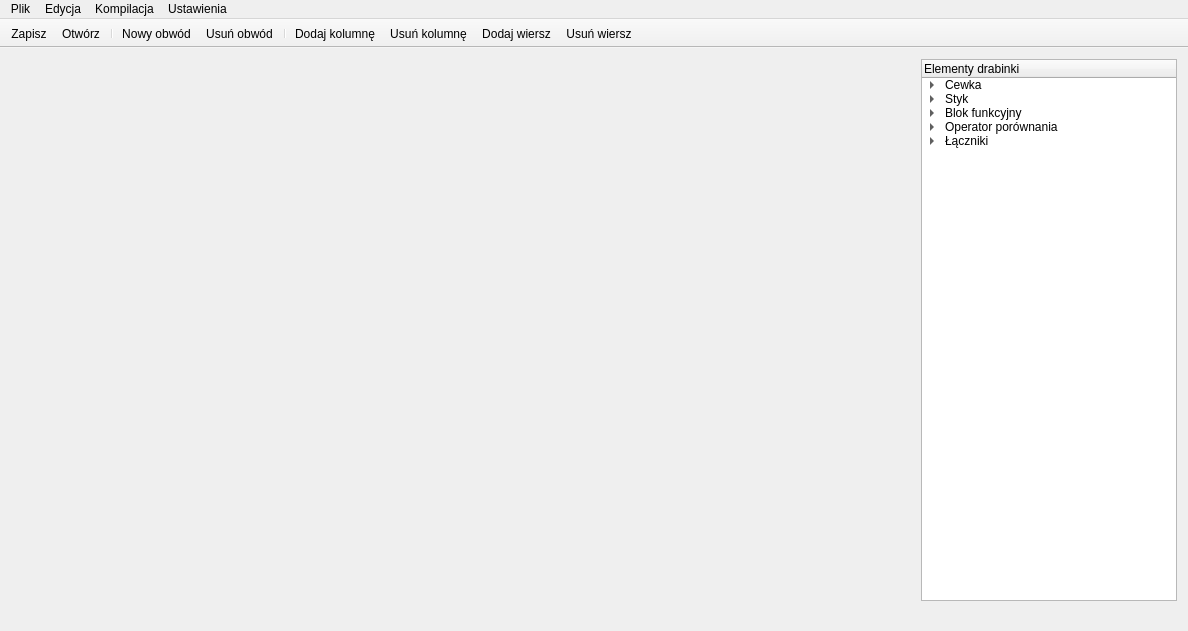
<?xml version="1.0" encoding="UTF-8"?>
<ui version="4.0">
 <class>PLCino</class>
 <widget class="QMainWindow" name="PLCino">
  <property name="windowModality">
   <enum>Qt::WindowModal</enum>
  </property>
  <property name="geometry">
   <rect>
    <x>0</x>
    <y>0</y>
    <width>1188</width>
    <height>631</height>
   </rect>
  </property>
  <property name="windowTitle">
   <string>PLCino</string>
  </property>
  <widget class="QWidget" name="centralWidget">
   <layout class="QGridLayout" name="gridLayout">
    <item row="0" column="1">
     <layout class="QHBoxLayout" name="horizontalLayout" stretch="9,0">
      <property name="spacing">
       <number>6</number>
      </property>
      <item>
       <widget class="QScrollArea" name="scrollArea">
        <property name="frameShape">
         <enum>QFrame::NoFrame</enum>
        </property>
        <property name="verticalScrollBarPolicy">
         <enum>Qt::ScrollBarAsNeeded</enum>
        </property>
        <property name="horizontalScrollBarPolicy">
         <enum>Qt::ScrollBarAlwaysOff</enum>
        </property>
        <property name="sizeAdjustPolicy">
         <enum>QAbstractScrollArea::AdjustToContents</enum>
        </property>
        <property name="widgetResizable">
         <bool>true</bool>
        </property>
        <property name="alignment">
         <set>Qt::AlignHCenter|Qt::AlignTop</set>
        </property>
        <widget class="QWidget" name="scrollAreaWidgetContents">
         <property name="geometry">
          <rect>
           <x>0</x>
           <y>0</y>
           <width>906</width>
           <height>536</height>
          </rect>
         </property>
         <layout class="QGridLayout" name="gridLayout_2">
          <property name="sizeConstraint">
           <enum>QLayout::SetMaximumSize</enum>
          </property>
          <item row="0" column="0">
           <layout class="QVBoxLayout" name="verticalLayout">
            <property name="sizeConstraint">
             <enum>QLayout::SetDefaultConstraint</enum>
            </property>
           </layout>
          </item>
         </layout>
        </widget>
       </widget>
      </item>
      <item>
       <widget class="QTreeWidget" name="treeWidget">
        <property name="dragEnabled">
         <bool>true</bool>
        </property>
        <property name="animated">
         <bool>true</bool>
        </property>
        <column>
         <property name="text">
          <string>Elementy drabinki</string>
         </property>
        </column>
        <item>
         <property name="text">
          <string>Cewka</string>
         </property>
         <property name="flags">
          <set>ItemIsSelectable|ItemIsUserCheckable|ItemIsEnabled</set>
         </property>
         <item>
          <property name="text">
           <string>Zwykła -( )-</string>
          </property>
         </item>
         <item>
          <property name="text">
           <string>Zanegowana -(/)-</string>
          </property>
         </item>
        </item>
        <item>
         <property name="text">
          <string>Styk</string>
         </property>
         <property name="flags">
          <set>ItemIsSelectable|ItemIsUserCheckable|ItemIsEnabled</set>
         </property>
         <item>
          <property name="text">
           <string>Zwykły -| |-</string>
          </property>
         </item>
         <item>
          <property name="text">
           <string>Zanegowany -|/|-</string>
          </property>
         </item>
        </item>
        <item>
         <property name="text">
          <string>Blok funkcyjny</string>
         </property>
         <property name="flags">
          <set>ItemIsSelectable|ItemIsUserCheckable|ItemIsEnabled</set>
         </property>
         <item>
          <property name="text">
           <string>Licznik CTU</string>
          </property>
         </item>
         <item>
          <property name="text">
           <string>Timer TON</string>
          </property>
         </item>
        </item>
        <item>
         <property name="text">
          <string>Operator porównania</string>
         </property>
         <property name="flags">
          <set>ItemIsSelectable|ItemIsUserCheckable|ItemIsEnabled</set>
         </property>
         <item>
          <property name="text">
           <string>Większe &gt;</string>
          </property>
         </item>
         <item>
          <property name="text">
           <string>Większe bądź równe &gt;=</string>
          </property>
         </item>
         <item>
          <property name="text">
           <string>Mniejsze &lt;</string>
          </property>
         </item>
         <item>
          <property name="text">
           <string>Mniejsze bądź równe &lt;=</string>
          </property>
         </item>
         <item>
          <property name="text">
           <string>Równe ==</string>
          </property>
         </item>
         <item>
          <property name="text">
           <string>Różne !=</string>
          </property>
         </item>
        </item>
        <item>
         <property name="text">
          <string>Łączniki</string>
         </property>
         <property name="flags">
          <set>ItemIsSelectable|ItemIsUserCheckable|ItemIsEnabled</set>
         </property>
         <item>
          <property name="text">
           <string>─</string>
          </property>
         </item>
         <item>
          <property name="text">
           <string>│</string>
          </property>
         </item>
         <item>
          <property name="text">
           <string>┌</string>
          </property>
         </item>
         <item>
          <property name="text">
           <string>┐</string>
          </property>
         </item>
         <item>
          <property name="text">
           <string>└</string>
          </property>
         </item>
         <item>
          <property name="text">
           <string>┘</string>
          </property>
         </item>
         <item>
          <property name="text">
           <string>├</string>
          </property>
         </item>
         <item>
          <property name="text">
           <string>┤</string>
          </property>
         </item>
         <item>
          <property name="text">
           <string>┬</string>
          </property>
         </item>
         <item>
          <property name="text">
           <string>┴</string>
          </property>
         </item>
         <item>
          <property name="text">
           <string>┼</string>
          </property>
         </item>
        </item>
       </widget>
      </item>
     </layout>
    </item>
   </layout>
  </widget>
  <widget class="QMenuBar" name="menuBar">
   <property name="geometry">
    <rect>
     <x>0</x>
     <y>0</y>
     <width>1188</width>
     <height>21</height>
    </rect>
   </property>
   <widget class="QMenu" name="menuPlik">
    <property name="title">
     <string>Plik</string>
    </property>
    <addaction name="actionNowy"/>
    <addaction name="actionOtworz"/>
    <addaction name="actionZapisz"/>
    <addaction name="actionZamknij"/>
   </widget>
   <widget class="QMenu" name="menuKompilacja">
    <property name="title">
     <string>Kompilacja</string>
    </property>
    <addaction name="actionKompiluj_do_C"/>
    <addaction name="actionWgraj_plik_C_do_Arduino"/>
    <addaction name="actionKompiluj_i_wgraj_do_Arduino"/>
   </widget>
   <widget class="QMenu" name="menuUstawienia">
    <property name="title">
     <string>Ustawienia</string>
    </property>
    <widget class="QMenu" name="menuRodzaj_p_ytki">
     <property name="title">
      <string>Rodzaj płytki</string>
     </property>
     <addaction name="actionLeonadro"/>
     <addaction name="actionMega"/>
     <addaction name="actionNano"/>
    </widget>
    <addaction name="menuRodzaj_p_ytki"/>
    <addaction name="actionPort"/>
    <addaction name="actionUzywane_zmienne"/>
   </widget>
   <widget class="QMenu" name="menuEdytuj">
    <property name="title">
     <string>Edycja</string>
    </property>
    <addaction name="actionEdycja_wlasciwosci"/>
    <addaction name="actionUsun_element"/>
   </widget>
   <addaction name="menuPlik"/>
   <addaction name="menuEdytuj"/>
   <addaction name="menuKompilacja"/>
   <addaction name="menuUstawienia"/>
  </widget>
  <widget class="QToolBar" name="mainToolBar">
   <property name="movable">
    <bool>false</bool>
   </property>
   <attribute name="toolBarArea">
    <enum>TopToolBarArea</enum>
   </attribute>
   <attribute name="toolBarBreak">
    <bool>false</bool>
   </attribute>
   <addaction name="actionZapisz"/>
   <addaction name="actionOtworz"/>
   <addaction name="separator"/>
   <addaction name="actionNowy_obwod"/>
   <addaction name="actionUsun_obwod"/>
   <addaction name="separator"/>
   <addaction name="actionDodaj_kolumne"/>
   <addaction name="actionUsun_kolumne"/>
   <addaction name="actionDodaj_wiersz"/>
   <addaction name="actionUsun_wiersz"/>
  </widget>
  <widget class="QStatusBar" name="statusBar">
   <property name="sizeGripEnabled">
    <bool>false</bool>
   </property>
  </widget>
  <action name="actionOtworz">
   <property name="text">
    <string>Otwórz</string>
   </property>
   <property name="shortcut">
    <string>Ctrl+O</string>
   </property>
  </action>
  <action name="actionZamknij">
   <property name="text">
    <string>Zamknij</string>
   </property>
  </action>
  <action name="actionKompiluj_do_C">
   <property name="text">
    <string>Kompiluj do C++</string>
   </property>
   <property name="shortcut">
    <string>F5</string>
   </property>
  </action>
  <action name="actionKompiluj_i_wgraj_do_Arduino">
   <property name="text">
    <string>Kompiluj i wgraj do Arduino</string>
   </property>
   <property name="shortcut">
    <string>F9</string>
   </property>
  </action>
  <action name="actionPort">
   <property name="text">
    <string>Port</string>
   </property>
  </action>
  <action name="actionZapisz">
   <property name="text">
    <string>Zapisz</string>
   </property>
   <property name="shortcut">
    <string>Ctrl+S</string>
   </property>
  </action>
  <action name="actionUzywane_zmienne">
   <property name="text">
    <string>Używane zmienne</string>
   </property>
  </action>
  <action name="actionNowy_obwod">
   <property name="icon">
    <iconset resource="zasoby.qrc">
     <normaloff>:/ikony/C:/Users/Łukasz/Box Sync/Inżynierka/Ikony/nowa_linia.png</normaloff>:/ikony/C:/Users/Łukasz/Box Sync/Inżynierka/Ikony/nowa_linia.png</iconset>
   </property>
   <property name="text">
    <string>Nowy obwód</string>
   </property>
   <property name="toolTip">
    <string>Utwórz nowy obwód z drabinką</string>
   </property>
   <property name="shortcut">
    <string>Ctrl+T</string>
   </property>
  </action>
  <action name="actionUsun_obwod">
   <property name="icon">
    <iconset resource="zasoby.qrc">
     <normaloff>:/ikony/C:/Users/Łukasz/Box Sync/Inżynierka/Ikony/usun_linie.png</normaloff>:/ikony/C:/Users/Łukasz/Box Sync/Inżynierka/Ikony/usun_linie.png</iconset>
   </property>
   <property name="text">
    <string>Usuń obwód</string>
   </property>
   <property name="toolTip">
    <string>Usuwa aktualnie wybrany obwód z drabinką</string>
   </property>
   <property name="shortcut">
    <string>Ctrl+W</string>
   </property>
  </action>
  <action name="actionDodaj_kolumne">
   <property name="icon">
    <iconset resource="zasoby.qrc">
     <normaloff>:/ikony/C:/Users/Łukasz/Box Sync/Inżynierka/Ikony/dodaj_kolumne.png</normaloff>:/ikony/C:/Users/Łukasz/Box Sync/Inżynierka/Ikony/dodaj_kolumne.png</iconset>
   </property>
   <property name="text">
    <string>Dodaj kolumnę</string>
   </property>
   <property name="toolTip">
    <string>Dodaje kolumnę do aktualnie wybranej linii</string>
   </property>
  </action>
  <action name="actionUsun_kolumne">
   <property name="icon">
    <iconset resource="zasoby.qrc">
     <normaloff>:/ikony/C:/Users/Łukasz/Box Sync/Inżynierka/Ikony/usun_kolumne.png</normaloff>:/ikony/C:/Users/Łukasz/Box Sync/Inżynierka/Ikony/usun_kolumne.png</iconset>
   </property>
   <property name="text">
    <string>Usuń kolumnę</string>
   </property>
   <property name="toolTip">
    <string>Usuwa kolumnę z aktualnie wybranej linii</string>
   </property>
  </action>
  <action name="actionDodaj_wiersz">
   <property name="icon">
    <iconset resource="zasoby.qrc">
     <normaloff>:/ikony/C:/Users/Łukasz/Box Sync/Inżynierka/Ikony/rsz_dodaj_wiersz.png</normaloff>:/ikony/C:/Users/Łukasz/Box Sync/Inżynierka/Ikony/rsz_dodaj_wiersz.png</iconset>
   </property>
   <property name="text">
    <string>Dodaj wiersz</string>
   </property>
  </action>
  <action name="actionUsun_wiersz">
   <property name="icon">
    <iconset resource="zasoby.qrc">
     <normaloff>:/ikony/C:/Users/Łukasz/Box Sync/Inżynierka/Ikony/usun_wiersz.png</normaloff>:/ikony/C:/Users/Łukasz/Box Sync/Inżynierka/Ikony/usun_wiersz.png</iconset>
   </property>
   <property name="text">
    <string>Usuń wiersz</string>
   </property>
  </action>
  <action name="actionLeonadro">
   <property name="checkable">
    <bool>true</bool>
   </property>
   <property name="text">
    <string>Leonadro</string>
   </property>
  </action>
  <action name="actionMega">
   <property name="checkable">
    <bool>true</bool>
   </property>
   <property name="text">
    <string>Mega</string>
   </property>
  </action>
  <action name="actionNano">
   <property name="checkable">
    <bool>true</bool>
   </property>
   <property name="checked">
    <bool>false</bool>
   </property>
   <property name="text">
    <string>Nano</string>
   </property>
  </action>
  <action name="actionZapisz_jako">
   <property name="text">
    <string>Zapisz jako</string>
   </property>
  </action>
  <action name="actionNowy">
   <property name="text">
    <string>Nowy</string>
   </property>
   <property name="shortcut">
    <string>Ctrl+N</string>
   </property>
  </action>
  <action name="actionEdycja_wlasciwosci">
   <property name="text">
    <string>Edycja właściwości</string>
   </property>
   <property name="toolTip">
    <string>Edycja właściwości wybranego elementu</string>
   </property>
   <property name="shortcut">
    <string>Return</string>
   </property>
  </action>
  <action name="actionUsun_element">
   <property name="text">
    <string>Usuń element</string>
   </property>
   <property name="toolTip">
    <string>Usuwa zaznaczony element</string>
   </property>
   <property name="shortcut">
    <string>Del</string>
   </property>
  </action>
  <action name="actionWgraj_plik_C_do_Arduino">
   <property name="text">
    <string>Wgraj plik C++ do Arduino</string>
   </property>
   <property name="shortcut">
    <string>F7</string>
   </property>
  </action>
 </widget>
 <layoutdefault spacing="6" margin="11"/>
 <resources>
  <include location="zasoby.qrc"/>
 </resources>
 <connections/>
</ui>
